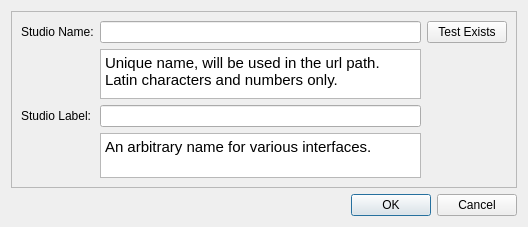
<?xml version="1.0" encoding="UTF-8"?>
<ui version="4.0">
 <class>Dialog</class>
 <widget class="QDialog" name="Dialog">
  <property name="geometry">
   <rect>
    <x>0</x>
    <y>0</y>
    <width>528</width>
    <height>227</height>
   </rect>
  </property>
  <property name="windowTitle">
   <string>Dialog</string>
  </property>
  <layout class="QVBoxLayout" name="verticalLayout">
   <item>
    <widget class="QFrame" name="frame">
     <property name="frameShape">
      <enum>QFrame::StyledPanel</enum>
     </property>
     <property name="frameShadow">
      <enum>QFrame::Raised</enum>
     </property>
     <layout class="QGridLayout" name="gridLayout">
      <item row="0" column="0">
       <widget class="QLabel" name="label_1">
        <property name="text">
         <string>Studio Name:</string>
        </property>
       </widget>
      </item>
      <item row="2" column="1">
       <widget class="QLineEdit" name="text_2"/>
      </item>
      <item row="2" column="0">
       <widget class="QLabel" name="label_2">
        <property name="text">
         <string>Studio Label:</string>
        </property>
       </widget>
      </item>
      <item row="0" column="2">
       <widget class="QPushButton" name="exists_button">
        <property name="text">
         <string>Test Exists</string>
        </property>
       </widget>
      </item>
      <item row="0" column="1">
       <widget class="QLineEdit" name="text_1"/>
      </item>
      <item row="1" column="1">
       <widget class="QTextBrowser" name="text_browser_1">
        <property name="minimumSize">
         <size>
          <width>0</width>
          <height>50</height>
         </size>
        </property>
        <property name="maximumSize">
         <size>
          <width>16777215</width>
          <height>16777215</height>
         </size>
        </property>
        <property name="html">
         <string>&lt;!DOCTYPE HTML PUBLIC &quot;-//W3C//DTD HTML 4.0//EN&quot; &quot;http://www.w3.org/TR/REC-html40/strict.dtd&quot;&gt;
&lt;html&gt;&lt;head&gt;&lt;meta name=&quot;qrichtext&quot; content=&quot;1&quot; /&gt;&lt;style type=&quot;text/css&quot;&gt;
p, li { white-space: pre-wrap; }
&lt;/style&gt;&lt;/head&gt;&lt;body style=&quot; font-family:'Ubuntu'; font-size:11pt; font-weight:400; font-style:normal;&quot;&gt;
&lt;p style=&quot; margin-top:0px; margin-bottom:0px; margin-left:0px; margin-right:0px; -qt-block-indent:0; text-indent:0px;&quot;&gt;Unique name, will be used in the url path. Latin characters and numbers only.&lt;/p&gt;&lt;/body&gt;&lt;/html&gt;</string>
        </property>
       </widget>
      </item>
      <item row="3" column="1">
       <widget class="QTextBrowser" name="text_browser_2">
        <property name="minimumSize">
         <size>
          <width>0</width>
          <height>40</height>
         </size>
        </property>
        <property name="maximumSize">
         <size>
          <width>16777215</width>
          <height>16777215</height>
         </size>
        </property>
        <property name="html">
         <string>&lt;!DOCTYPE HTML PUBLIC &quot;-//W3C//DTD HTML 4.0//EN&quot; &quot;http://www.w3.org/TR/REC-html40/strict.dtd&quot;&gt;
&lt;html&gt;&lt;head&gt;&lt;meta name=&quot;qrichtext&quot; content=&quot;1&quot; /&gt;&lt;style type=&quot;text/css&quot;&gt;
p, li { white-space: pre-wrap; }
&lt;/style&gt;&lt;/head&gt;&lt;body style=&quot; font-family:'Ubuntu'; font-size:11pt; font-weight:400; font-style:normal;&quot;&gt;
&lt;p style=&quot; margin-top:0px; margin-bottom:0px; margin-left:0px; margin-right:0px; -qt-block-indent:0; text-indent:0px;&quot;&gt;An arbitrary name for various interfaces.&lt;/p&gt;&lt;/body&gt;&lt;/html&gt;</string>
        </property>
       </widget>
      </item>
     </layout>
    </widget>
   </item>
   <item>
    <widget class="QDialogButtonBox" name="button_box">
     <property name="orientation">
      <enum>Qt::Horizontal</enum>
     </property>
     <property name="standardButtons">
      <set>QDialogButtonBox::Cancel|QDialogButtonBox::Ok</set>
     </property>
    </widget>
   </item>
  </layout>
 </widget>
 <resources/>
 <connections>
  <connection>
   <sender>button_box</sender>
   <signal>accepted()</signal>
   <receiver>Dialog</receiver>
   <slot>accept()</slot>
   <hints>
    <hint type="sourcelabel">
     <x>248</x>
     <y>254</y>
    </hint>
    <hint type="destinationlabel">
     <x>157</x>
     <y>274</y>
    </hint>
   </hints>
  </connection>
  <connection>
   <sender>button_box</sender>
   <signal>rejected()</signal>
   <receiver>Dialog</receiver>
   <slot>reject()</slot>
   <hints>
    <hint type="sourcelabel">
     <x>316</x>
     <y>260</y>
    </hint>
    <hint type="destinationlabel">
     <x>286</x>
     <y>274</y>
    </hint>
   </hints>
  </connection>
 </connections>
</ui>
